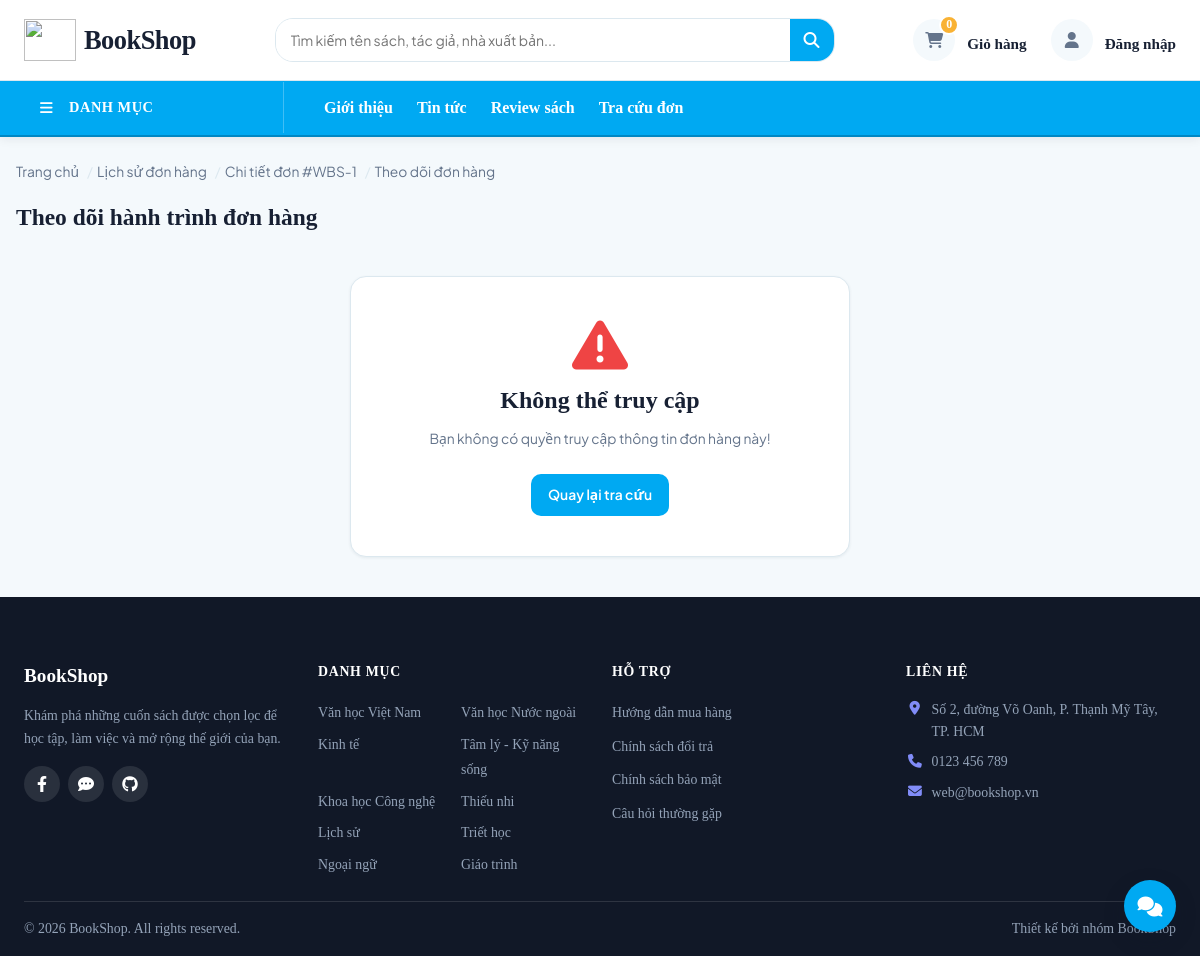
Screenshot of /cart/tracking.php?id=1 with the database file from the repository.
### tables this page shows
CREATE TABLE `payment` (
  `PaymentID` int(11) NOT NULL AUTO_INCREMENT,
  `OrderID` int(11) DEFAULT NULL,
  `PaymentMethod` varchar(50) NOT NULL,
  `PaymentStatus` enum('Pending','Completed','Failed','Refunded') DEFAULT 'Pending',
  `PaymentDate` datetime DEFAULT NULL,
  PRIMARY KEY (`PaymentID`),
  KEY `fk_payment_order` (`OrderID`),
  CONSTRAINT `fk_payment_order` FOREIGN KEY (`OrderID`) REFERENCES `order` (`OrderID`) ON DELETE CASCADE
);

CREATE TABLE `order` (
  `OrderID` int(11) NOT NULL AUTO_INCREMENT,
  `CustomerID` int(11) DEFAULT NULL,
  `EmployeeID` int(11) DEFAULT NULL,
  `VoucherID` int(11) DEFAULT NULL,
  `OrderDate` datetime DEFAULT current_timestamp(),
  `ShippingAddress` text NOT NULL,
  `OrderStatus` enum('Pending','Processing','Shipped','Delivered','Cancelled') DEFAULT 'Pending',
  `TotalAmount` decimal(15,2) NOT NULL,
  `Note` text DEFAULT NULL,
  PRIMARY KEY (`OrderID`),
  KEY `fk_order_user` (`CustomerID`),
  KEY `fk_order_voucher` (`VoucherID`),
  KEY `fk_order_employee` (`EmployeeID`),
  CONSTRAINT `fk_order_employee` FOREIGN KEY (`EmployeeID`) REFERENCES `user` (`CustomerID`) ON DELETE SET NULL,
  CONSTRAINT `fk_order_user` FOREIGN KEY (`CustomerID`) REFERENCES `user` (`CustomerID`) ON DELETE CASCADE,
  CONSTRAINT `fk_order_voucher` FOREIGN KEY (`VoucherID`) REFERENCES `voucher` (`VoucherID`) ON DELETE SET NULL
);

CREATE TABLE `category` (
  `CategoryID` int(11) NOT NULL AUTO_INCREMENT,
  `CategoryName` varchar(100) NOT NULL,
  `Description` text DEFAULT NULL,
  PRIMARY KEY (`CategoryID`)
);

### config/db.php (called while the page is built, shortened)
<?php
if (!function_exists('url')) {
    function url($path = '')
    {
        return '/BookShop/' . ltrim($path, '/');
    }
}
?>

### cart/tracking.php (the view, shortened to what this page needs)
<?php
require_once '../config/db.php';
$orderId = isset($_GET['id']) ? intval($_GET['id']) : 0;
$inputPhone = isset($_GET['phone']) ? trim($_GET['phone']) : '';
$order = null;
$isAuthorized = false;
$verifyError = '';
if ($orderId > 0) {
    $sql = "
        SELECT o.OrderID, o.CustomerID, o.OrderDate, o.ShippingAddress, o.OrderStatus, p.PaymentMethod
        FROM `order` o
        LEFT JOIN `payment` p ON o.OrderID = p.OrderID
        WHERE o.OrderID = ?
    ";
    $stmt = $conn->prepare($sql);
    $stmt->bind_param("i", $orderId);
    $stmt->execute();
    $res = $stmt->get_result();
    if ($res->num_rows > 0) {
        $order = $res->fetch_assoc();
    }
    if ($order) {
        $currentCustomerId = isset($_SESSION['user']) ? intval($_SESSION['user']['id']) : 0;
        if ($order['CustomerID'] !== null) {
            if ($order['CustomerID'] === $currentCustomerId) {
                $isAuthorized = true;
            } else {
                $verifyError = 'Bạn không có quyền truy cập thông tin đơn hàng này!';
            }
        }
    } else {
        $verifyError = 'Đơn hàng không tồn tại trên hệ thống!';
    }
}
include '../includes/header.php';
?>
<main class="order-container order-tracking-page">
    <ul class="breadcrumbs">
        <li><a href="<?= url('/') ?>">Trang chủ</a></li>
        <li><a href="history.php">Lịch sử đơn hàng</a></li>
        <?php if ($order): ?>
            <li><a href="detail.php?id=<?= $orderId ?>">Chi tiết đơn #WBS-<?= $orderId ?></a></li>
            <li>Theo dõi đơn hàng</li>
        <?php else: ?>
            <li>Tra cứu hành trình đơn hàng</li>
        <?php endif; ?>
    </ul>
    <div class="order-title-section">
        <h1 class="order-title">Theo dõi hành trình đơn hàng</h1>
    </div>
    <?php if (!$order || ($order['CustomerID'] !== null && !$isAuthorized)): ?>
        <?php if ($orderId <= 0): ?>
            <div class="tracking-lookup-card">
                <i class="fa-solid fa-map-location-dot tracking-lookup-card__icon" aria-hidden="true"></i>
                <h2 class="tracking-lookup-card__title">Tra cứu hành trình đơn hàng</h2>
                <p class="tracking-lookup-card__description">Nhập Mã đơn hàng và Số điện thoại đặt hàng để tra cứu hành trình vận chuyển.</p>
                <?php if (!empty($verifyError)): ?>
                    <div class="alert alert--error tracking-alert">
                        <i class="fa-solid fa-circle-exclamation" aria-hidden="true"></i><?= htmlspecialchars($verifyError) ?>
                    </div>
                <?php endif; ?>
                <form method="GET" action="tracking.php" class="tracking-lookup-form">
                <div>
                        <label class="form-label">Mã đơn hàng <span class="required-mark">*</span></label>
                        <input type="number" name="id" class="form-control" placeholder="Ví dụ: 1, 2..." required min="1">
                    </div>
                    <div>
                        <label class="form-label">Số điện thoại nhận hàng <?= isset($_SESSION['user']) ? '<span class="optional-mark">(Không bắt buộc với thành viên)</span>' : '<span class="required-mark">*</span>' ?></label>
                        <input type="text" name="phone" class="form-control" placeholder="Nhập số điện thoại đặt hàng..." <?= isset($_SESSION['user']) ? '' : 'required' ?> value="<?= htmlspecialchars($inputPhone) ?>">
                    </div>
                    <button type="submit" class="btn btn--primary">Tra cứu ngay</button>
                </form>
            </div>
        <?php else: ?>
            <div class="tracking-error-card">
                <i class="fa-solid fa-triangle-exclamation tracking-error-card__icon" aria-hidden="true"></i>
                <h2 class="tracking-error-card__title">Không thể truy cập</h2>
                <p class="tracking-error-card__description"><?= !empty($verifyError) ? htmlspecialchars($verifyError) : 'Đơn hàng không tồn tại hoặc bạn không có quyền truy cập.' ?></p>
                <a href="tracking.php" class="btn btn--primary">Quay lại tra cứu</a>
            </div>
        <?php endif; ?>
    <?php endif; ?>
</main>
<?php include '../includes/footer.php'; ?>
</body>
</html>

### includes/footer.php (shortened to what this page needs)
<?php
$footer_categories = [];
if (isset($global_categories) && is_array($global_categories)) {
    $footer_categories = $global_categories;
}
?>
<footer class="footer">
    <div class="footer__grid">
        <div>
            <div class="footer__brand">BookShop</div>
            <p class="footer__desc">Khám phá những cuốn sách được chọn lọc để học tập, làm việc và mở rộng thế giới của bạn.
            </p>
            <div class="footer__social">
                <a href="#" class="footer__social-link" aria-label="Facebook chưa cấu hình liên kết">
                    <i class="fa-brands fa-facebook-f" aria-hidden="true"></i>
                </a>
                <a href="#" class="footer__social-link" aria-label="Zalo chưa cấu hình liên kết">
                    <i class="fa-solid fa-comment-dots" aria-hidden="true"></i>
                </a>
                <a href="#" class="footer__social-link" aria-label="GitHub chưa cấu hình liên kết">
                    <i class="fa-brands fa-github" aria-hidden="true"></i>
                </a>
            </div>
        </div>
        <div>
            <div class="footer__title">Danh mục</div>
            <ul class="footer__links footer__category-links">
                <?php foreach ($footer_categories as $category): ?>
                    <li>
                        <a href="<?= url('trangchu/category.php?id=' . (int) $category['CategoryID']) ?>" class="footer__link">
                            <?= htmlspecialchars($category['CategoryName']) ?>
                        </a>
                    </li>
                <?php endforeach; ?>
            </ul>
        </div>
        <div>
            <div class="footer__title">Hỗ trợ</div>
            <ul class="footer__links">
                <li><a href="#" class="footer__link">Hướng dẫn mua hàng</a></li>
                <li><a href="#" class="footer__link">Chính sách đổi trả</a></li>
                <li><a href="#" class="footer__link">Chính sách bảo mật</a></li>
                <li><a href="#" class="footer__link">Câu hỏi thường gặp</a></li>
            </ul>
        </div>
        <div>
            <div class="footer__title">Liên hệ</div>
            <ul class="footer__contact-list">
                <li class="footer__contact-item">
                    <i class="fa-solid fa-location-dot footer__contact-icon" aria-hidden="true"></i>
                    <span>Số 2, đường Võ Oanh, P. Thạnh Mỹ Tây, TP. HCM</span>
                </li>
                <li class="footer__contact-item">
                    <i class="fa-solid fa-phone footer__contact-icon" aria-hidden="true"></i>
                    <a class="footer__contact-link" href="tel:0909123456">0123 456 789</a>
                </li>
                <li class="footer__contact-item">
                    <i class="fa-solid fa-envelope footer__contact-icon" aria-hidden="true"></i>
                    <a class="footer__contact-link" href="mailto:hello@bookshop.vn">web@bookshop.vn</a>
                </li>
            </ul>
        </div>
    </div>
    <div class="footer__bottom">
        <span>© <?= date('Y') ?> BookShop. All rights reserved.</span>
        <span>Thiết kế bởi nhóm BookShop</span>
    </div>
</footer><div class="bookshop-chatbot" data-chatbot><button type="button" class="bookshop-chatbot__toggle" data-chatbot-toggle aria-expanded="false" aria-controls="bookshop-chatbot-panel" aria-label="Mở hỗ trợ BookShop"><i class="fa-solid fa-comments" aria-hidden="true"></i></button></div>

### assets/css/variables.css (style rules this page uses)
:root { --navbar-bg: #ffffff; --navbar-text: #172033; --navbar-muted: #64748b; --navbar-border: #dce8ef; --navbar-icon-bg: #f4f9fc; --navbar-focus: rgb(0, 169, 242); --navbar-hover: rgb(0, 135, 195); --footer-bg: #111827; --footer-text: #cbd5e1; --footer-muted: #94a3b8; --footer-border: rgba(255, 255, 255, 0.12); --footer-link-hover: #818cf8; --color-primary-dark: #172033; --color-primary: rgb(0, 169, 242); --color-primary-hover: rgb(0, 135, 195); --color-secondary: #f9b234; --color-accent: rgb(0, 169, 242); --color-accent-dark: rgb(0, 135, 195); --color-background: #f4f9fc; --color-surface: #ffffff; --color-border: #dce8ef; --color-text: #172033; --color-text-light: #64748b; --color-success: #10b981; --color-error: #ef4444; --color-warning: #f59e0b; --color-info: rgb(0, 169, 242); --font-family-base: 'Plus Jakarta Sans', 'Segoe UI', Roboto, Helvetica, Arial, sans-serif; --font-size-base: 16px; --font-size-xxs: 0.733rem; --font-size-sm: 0.866rem; --font-size-md: 1rem; --font-size-lg: 1.2rem; --font-size-xl: 1.466rem; --font-size-xxl: 1.866rem; --font-size-3xl: 2.4rem; --font-weight-normal: 400; --font-weight-medium: 500; --font-weight-bold: 600; --font-weight-extra-bold: 700; --line-height-base: 1.6; --spacing-xxs: 2px; --spacing-xs: 4px; --spacing-sm: 8px; --spacing-md: 16px; --spacing-lg: 24px; --spacing-xl: 40px; --spacing-xxl: 64px; --border-radius-sm: 6px; --border-radius: 10px; --border-radius-lg: 16px; --border-width: 1px; --box-shadow-sm: 0 1px 3px rgba(44, 62, 80, 0.08); --box-shadow-md: 0 4px 12px rgba(44, 62, 80, 0.12); --box-shadow-lg: 0 8px 24px rgba(44, 62, 80, 0.16); --transition-fast: 0.15s cubic-bezier(0.4, 0, 0.2, 1); --transition-base: 0.3s cubic-bezier(0.4, 0, 0.2, 1); --transition-slow: 0.5s cubic-bezier(0.4, 0, 0.2, 1); }
html, body { margin: 0; padding: 0; color: var(--color-text); background-color: var(--color-background); font-family: var(--font-family-base); font-size: var(--font-size-base); font-weight: var(--font-weight-normal); line-height: var(--line-height-base); }
button, input, select, textarea { font: inherit; }
.order-container h1, .order-container h2, .order-container h3 { font-family: "Times New Roman", Times, serif; }
*, *::before, *::after { box-sizing: border-box; }

### assets/css/components/button.css (style rules this page uses)
.btn { display: inline-flex; align-items: center; justify-content: center; gap: var(--spacing-sm); padding: var(--spacing-sm) var(--spacing-md); font-family: var(--font-family-base); font-size: var(--font-size-sm); font-weight: var(--font-weight-bold); line-height: 1.4; text-decoration: none; white-space: nowrap; border: var(--border-width) solid transparent; border-radius: var(--border-radius); cursor: pointer; transition: background-color var(--transition-fast), color var(--transition-fast), border-color var(--transition-fast), box-shadow var(--transition-fast), transform var(--transition-fast); min-height: 42px; }
.btn--primary { background-color: var(--color-primary); color: var(--color-surface); }

### cart/tracking.php (style rules this page uses)
.order-tracking-page { --color-primary: rgb(0, 169, 242); --color-primary-hover: rgb(0, 135, 195); --color-secondary: #f9b234; --color-accent: rgb(0, 169, 242); --color-border: #dce8ef; --color-background: #f4f9fc; --color-text: #172033; --color-text-light: #64748b; }

### includes/footer.php (style rules this page uses)
.bookshop-chatbot { position:fixed;right:24px;bottom:24px;z-index:1000;font-family:var(--font-family-base) }
.bookshop-chatbot__toggle { width:52px;height:52px;border:0;border-radius:50%;background:var(--color-primary);color:#fff;box-shadow:0 8px 22px rgba(15,23,42,.2);cursor:pointer;font-size:20px }

### rows the page displays
payment: OrderID.CustomerID "Bạn không có quyền truy cập thông tin đơn hàng này!"
category: CategoryName "Văn học Việt Nam"
category: CategoryName "Văn học Nước ngoài"
category: CategoryName "Kinh tế"
category: CategoryName "Tâm lý - Kỹ năng sống"
category: CategoryName "Khoa học Công nghệ"
category: CategoryName "Thiếu nhi"
category: CategoryName "Lịch sử"
category: CategoryName "Triết học"
category: CategoryName "Ngoại ngữ"
category: CategoryName "Giáo trình"

### other values shown
array_sum($_SESSION['cart'] ?? []) "0"
$orderId "1"
